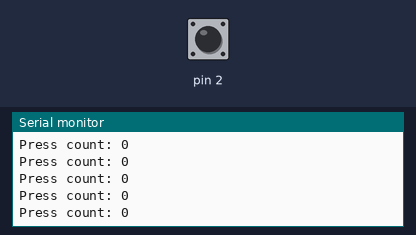
The sketch below on a simulated Arduino Uno, built with avr-gcc and run on an emulated ATmega328P. Shown: the last lines printed to the serial monitor. The test bench sets the inputs (shaded band); at power-on: pin 2 HIGH.

Above: at 1.2 s.
1.3 s: pin 2 pulled LOW for 0.15 s
At 2.0 s:
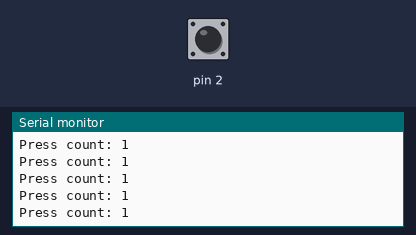
4.4 s: pin 2 pulled LOW for 1 s
At 5.0 s:
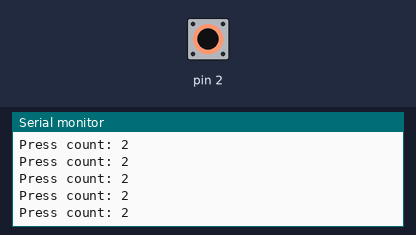
8.4 s: pin 2 pulled LOW for 0.15 s
At 9.5 s:
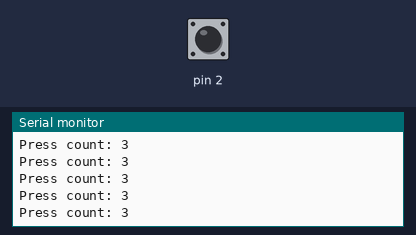
11.5 s: pin 2 pulled LOW for 1 s
At 12.1 s:
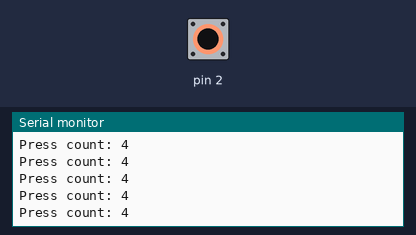
15.5 s: pin 2 driven LOW
At 16.0 s:
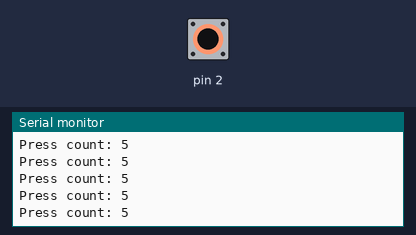
18.5 s: pin 2 pulsed HIGH 2 times (0.12 s each, 0.3 s apart)
At 19.0 s:
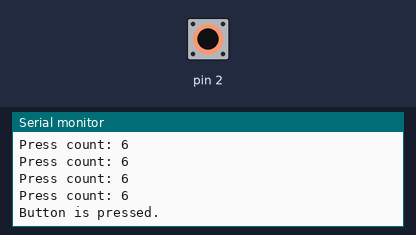
Timing chart, 0 to 21.5 s (numbered marks = the images above; inputs shaded):
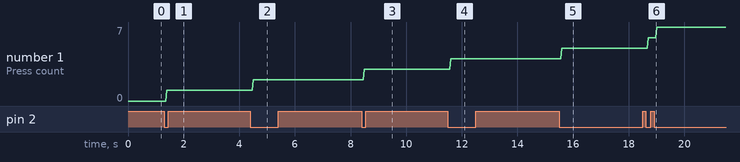

Measured:
- after the input at 1.3 s, the serial monitor: prints a new line after 0.08 s (image 1)
- after the input at 4.4 s, the serial monitor: prints a new line after 0.08 s (image 2)
- after the input at 8.4 s, the serial monitor: prints a new line after 0.08 s (image 3)
- after the input at 11.5 s, the serial monitor: prints a new line after 0.08 s (image 4)
- after the input at 15.5 s, the serial monitor: prints a new line after 0.08 s (image 5)
- after the input at 18.5 s, the serial monitor: prints a new line after 0.21 s (image 6)
- plotted number 1: 0 → 1 after the input at 1.3 s, 1 → 2 after the input at 4.4 s, 2 → 3 after the input at 8.4 s, 3 → 4 after the input at 11.5 s, 4 → 5 after the input at 15.5 s

The sketch:

PushButtonClass.ino
```cpp
#include <Arduino.h>
#include "PushButton.h"


PushButton button(2);  // Using pin 2

void setup() {
    Serial.begin(9600);
}

void loop() {
    // Updates the state of the button
    button.update();

    // Checks if the button is currently pressed
    if (button.isPressed()) {
        Serial.println("Button is pressed.");
    }

    // Gets the number of button presses
    int pressCount = button.getPressCount();
    Serial.print("Press count: ");
    Serial.println(pressCount);

}
```

PushButton.cpp
```cpp
#include "PushButton.h"

PushButton::PushButton(int pin) : pin(pin) {
    pinMode(pin, INPUT_PULLUP);
    lastState = digitalRead(pin);
    currentState = lastState;
    pressed = false;
    pressCount = 0;
}

void PushButton::update() {

    currentState = digitalRead(pin);

    if (currentState != lastState && currentState == LOW) {
        pressed = true;
        pressCount++;
    } else {
        pressed = false;
    }

    lastState = currentState;
}

bool PushButton::isPressed() const {
    return pressed;
}

 int PushButton::getPressCount() const {
    return pressCount;
}
```

PushButton.h
```cpp
#ifndef PUSHBUTTON_H
#define PUSHBUTTON_H

#include <Arduino.h>

class PushButton {
private:
    const int pin;
    bool lastState;
    bool currentState;
    bool pressed;
     int pressCount;

public:
    PushButton(int pin);
    void update();
    bool isPressed() const;
     int getPressCount() const;
};

#endif
```
